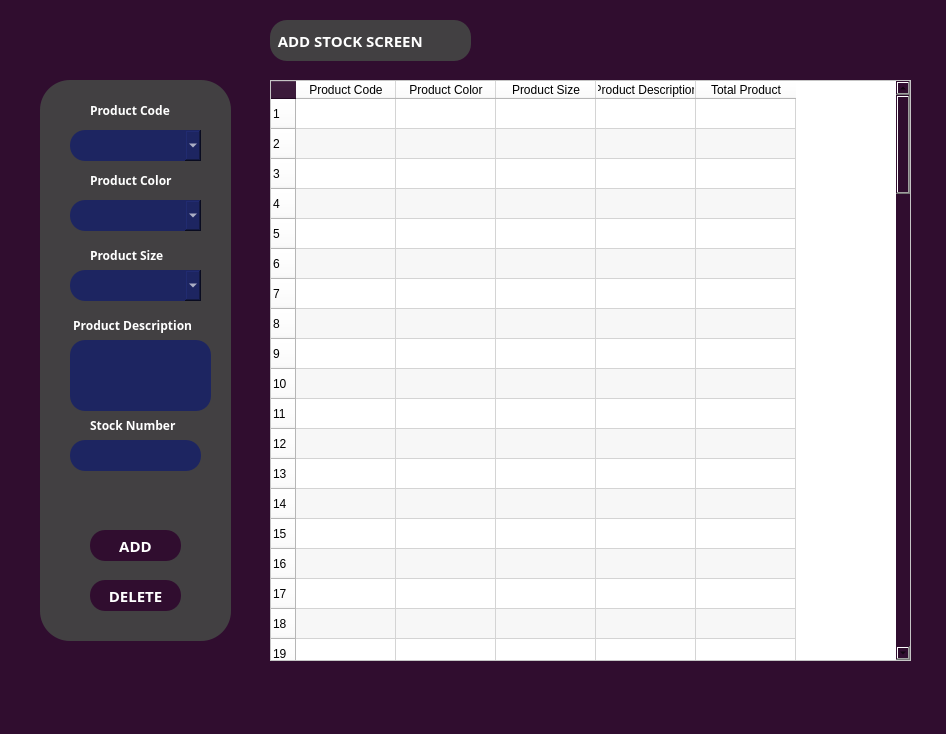
<?xml version="1.0" encoding="UTF-8"?>
<ui version="4.0">
 <class>MainWindow</class>
 <widget class="QMainWindow" name="MainWindow">
  <property name="geometry">
   <rect>
    <x>0</x>
    <y>0</y>
    <width>946</width>
    <height>734</height>
   </rect>
  </property>
  <property name="windowTitle">
   <string>StokEkranı</string>
  </property>
  <property name="styleSheet">
   <string notr="true">background-color: rgb(48, 13, 47);</string>
  </property>
  <widget class="QWidget" name="centralwidget">
   <widget class="QTableWidget" name="tableWidget">
    <property name="geometry">
     <rect>
      <x>270</x>
      <y>80</y>
      <width>641</width>
      <height>581</height>
     </rect>
    </property>
    <property name="sizePolicy">
     <sizepolicy hsizetype="Preferred" vsizetype="Preferred">
      <horstretch>0</horstretch>
      <verstretch>0</verstretch>
     </sizepolicy>
    </property>
    <property name="maximumSize">
     <size>
      <width>16777215</width>
      <height>16777215</height>
     </size>
    </property>
    <property name="styleSheet">
     <string notr="true">background-color: rgb(255, 255, 255);</string>
    </property>
    <property name="alternatingRowColors">
     <bool>true</bool>
    </property>
    <property name="rowCount">
     <number>100</number>
    </property>
    <property name="columnCount">
     <number>5</number>
    </property>
    <row/>
    <row/>
    <row/>
    <row/>
    <row/>
    <row/>
    <row/>
    <row/>
    <row/>
    <row/>
    <row/>
    <row/>
    <row/>
    <row/>
    <row/>
    <row/>
    <row/>
    <row/>
    <row/>
    <row/>
    <row/>
    <row/>
    <row/>
    <row/>
    <row/>
    <row/>
    <row/>
    <row/>
    <row/>
    <row/>
    <row/>
    <row/>
    <row/>
    <row/>
    <row/>
    <row/>
    <row/>
    <row/>
    <row/>
    <row/>
    <row/>
    <row/>
    <row/>
    <row/>
    <row/>
    <row/>
    <row/>
    <row/>
    <row/>
    <row/>
    <row/>
    <row/>
    <row/>
    <row/>
    <row/>
    <row/>
    <row/>
    <row/>
    <row/>
    <row/>
    <row/>
    <row/>
    <row/>
    <row/>
    <row/>
    <row/>
    <row/>
    <row/>
    <row/>
    <row/>
    <row/>
    <row/>
    <row/>
    <row/>
    <row/>
    <row/>
    <row/>
    <row/>
    <row/>
    <row/>
    <row/>
    <row/>
    <row/>
    <row/>
    <row/>
    <row/>
    <row/>
    <row/>
    <row/>
    <row/>
    <row/>
    <row/>
    <row/>
    <row/>
    <row/>
    <row/>
    <row/>
    <row/>
    <row/>
    <row/>
    <column>
     <property name="text">
      <string>Product Code</string>
     </property>
    </column>
    <column>
     <property name="text">
      <string>Product Color</string>
     </property>
    </column>
    <column>
     <property name="text">
      <string>Product Size</string>
     </property>
    </column>
    <column>
     <property name="text">
      <string>Product Description</string>
     </property>
    </column>
    <column>
     <property name="text">
      <string>Total Product</string>
     </property>
    </column>
   </widget>
   <widget class="QGroupBox" name="groupBox_2">
    <property name="geometry">
     <rect>
      <x>40</x>
      <y>80</y>
      <width>191</width>
      <height>561</height>
     </rect>
    </property>
    <property name="styleSheet">
     <string notr="true">background-color:rgb(66, 64, 66);border-radius:30px</string>
    </property>
    <property name="title">
     <string/>
    </property>
    <widget class="QLabel" name="label_5">
     <property name="geometry">
      <rect>
       <x>50</x>
       <y>20</y>
       <width>111</width>
       <height>21</height>
      </rect>
     </property>
     <property name="font">
      <font>
       <family>Segoe Script</family>
       <pointsize>9</pointsize>
       <weight>75</weight>
       <bold>true</bold>
      </font>
     </property>
     <property name="styleSheet">
      <string notr="true">color:white;
background-color:rgb(66, 64, 66);</string>
     </property>
     <property name="text">
      <string>Product Code</string>
     </property>
    </widget>
    <widget class="QLabel" name="label_6">
     <property name="geometry">
      <rect>
       <x>50</x>
       <y>90</y>
       <width>91</width>
       <height>21</height>
      </rect>
     </property>
     <property name="font">
      <font>
       <family>Segoe Script</family>
       <pointsize>9</pointsize>
       <weight>75</weight>
       <bold>true</bold>
      </font>
     </property>
     <property name="styleSheet">
      <string notr="true">color:white;
background-color:rgb(66, 64, 66);</string>
     </property>
     <property name="text">
      <string>Product Color</string>
     </property>
    </widget>
    <widget class="QLabel" name="label_13">
     <property name="geometry">
      <rect>
       <x>50</x>
       <y>160</y>
       <width>81</width>
       <height>31</height>
      </rect>
     </property>
     <property name="font">
      <font>
       <family>Segoe Script</family>
       <pointsize>9</pointsize>
       <weight>75</weight>
       <bold>true</bold>
      </font>
     </property>
     <property name="styleSheet">
      <string notr="true">color:white;
background-color:rgb(66, 64, 66);</string>
     </property>
     <property name="text">
      <string>Product Size</string>
     </property>
    </widget>
    <widget class="QLabel" name="label_14">
     <property name="geometry">
      <rect>
       <x>30</x>
       <y>230</y>
       <width>141</width>
       <height>31</height>
      </rect>
     </property>
     <property name="font">
      <font>
       <family>Segoe Script</family>
       <pointsize>9</pointsize>
       <weight>75</weight>
       <bold>true</bold>
      </font>
     </property>
     <property name="styleSheet">
      <string notr="true">color:white;
background-color:rgb(66, 64, 66);</string>
     </property>
     <property name="text">
      <string> Product Description</string>
     </property>
    </widget>
    <widget class="QPushButton" name="pBEkle">
     <property name="geometry">
      <rect>
       <x>50</x>
       <y>450</y>
       <width>91</width>
       <height>31</height>
      </rect>
     </property>
     <property name="font">
      <font>
       <family>Segoe Print</family>
       <pointsize>11</pointsize>
       <weight>75</weight>
       <bold>true</bold>
      </font>
     </property>
     <property name="styleSheet">
      <string notr="true">QPushButton{color:white;border:none;border-radius:15px;}
QPushButton{background-color: rgb(48, 13, 47);}
QPushButton::hover{background-color:black;}</string>
     </property>
     <property name="text">
      <string>ADD</string>
     </property>
    </widget>
    <widget class="QLabel" name="label_7">
     <property name="geometry">
      <rect>
       <x>50</x>
       <y>330</y>
       <width>101</width>
       <height>31</height>
      </rect>
     </property>
     <property name="font">
      <font>
       <family>Segoe Script</family>
       <pointsize>9</pointsize>
       <weight>75</weight>
       <bold>true</bold>
      </font>
     </property>
     <property name="styleSheet">
      <string notr="true">color:white;
background-color:rgb(66, 64, 66);</string>
     </property>
     <property name="text">
      <string>Stock Number</string>
     </property>
    </widget>
    <widget class="QLineEdit" name="lnstokSayi">
     <property name="geometry">
      <rect>
       <x>30</x>
       <y>360</y>
       <width>131</width>
       <height>31</height>
      </rect>
     </property>
     <property name="styleSheet">
      <string notr="true">background-color:rgb(29,37,97);border:none;border-radius:15px;color:white;padding-left:10px;padding-right:10px;
</string>
     </property>
     <property name="text">
      <string/>
     </property>
    </widget>
    <widget class="QPushButton" name="pBSil">
     <property name="geometry">
      <rect>
       <x>50</x>
       <y>500</y>
       <width>91</width>
       <height>31</height>
      </rect>
     </property>
     <property name="font">
      <font>
       <family>Segoe Print</family>
       <pointsize>11</pointsize>
       <weight>75</weight>
       <bold>true</bold>
      </font>
     </property>
     <property name="styleSheet">
      <string notr="true">QPushButton{color:white;border:none;border-radius:15px;}
QPushButton{background-color: rgb(48, 13, 47);}
QPushButton::hover{background-color:black;}</string>
     </property>
     <property name="text">
      <string>DELETE</string>
     </property>
    </widget>
    <widget class="QComboBox" name="cmStokRenk">
     <property name="geometry">
      <rect>
       <x>30</x>
       <y>120</y>
       <width>131</width>
       <height>31</height>
      </rect>
     </property>
     <property name="styleSheet">
      <string notr="true">background-color:rgb(29,37,97);border:none;border-radius:15px;color:white;padding-left:10px;padding-right:10px;</string>
     </property>
     <property name="currentIndex">
      <number>-1</number>
     </property>
     <item>
      <property name="text">
       <string>Mix White Tik</string>
      </property>
     </item>
     <item>
      <property name="text">
       <string>White Tik</string>
      </property>
     </item>
     <item>
      <property name="text">
       <string>Mix Argento</string>
      </property>
     </item>
     <item>
      <property name="text">
       <string>Argento</string>
      </property>
     </item>
     <item>
      <property name="text">
       <string>Light Oak</string>
      </property>
     </item>
     <item>
      <property name="text">
       <string>Textured White</string>
      </property>
     </item>
     <item>
      <property name="text">
       <string>Oregon Walnut</string>
      </property>
     </item>
     <item>
      <property name="text">
       <string>Drak Walnut</string>
      </property>
     </item>
     <item>
      <property name="text">
       <string>Maple</string>
      </property>
     </item>
    </widget>
    <widget class="QComboBox" name="cmStokolcu">
     <property name="geometry">
      <rect>
       <x>30</x>
       <y>190</y>
       <width>131</width>
       <height>31</height>
      </rect>
     </property>
     <property name="styleSheet">
      <string notr="true">background-color:rgb(29,37,97);border:none;border-radius:15px;color:white;padding-left:10px;padding-right:10px;</string>
     </property>
     <property name="currentIndex">
      <number>-1</number>
     </property>
     <item>
      <property name="text">
       <string>90</string>
      </property>
     </item>
     <item>
      <property name="text">
       <string>80</string>
      </property>
     </item>
     <item>
      <property name="text">
       <string>70</string>
      </property>
     </item>
    </widget>
    <widget class="QComboBox" name="cmStokkod">
     <property name="geometry">
      <rect>
       <x>30</x>
       <y>50</y>
       <width>131</width>
       <height>31</height>
      </rect>
     </property>
     <property name="styleSheet">
      <string notr="true">background-color:rgb(29,37,97);border:none;border-radius:15px;color:white;padding-left:10px;padding-right:10px;</string>
     </property>
     <property name="currentIndex">
      <number>-1</number>
     </property>
     <item>
      <property name="text">
       <string>300</string>
      </property>
     </item>
     <item>
      <property name="text">
       <string>301</string>
      </property>
     </item>
     <item>
      <property name="text">
       <string>302</string>
      </property>
     </item>
     <item>
      <property name="text">
       <string>303</string>
      </property>
     </item>
     <item>
      <property name="text">
       <string>304</string>
      </property>
     </item>
     <item>
      <property name="text">
       <string>305</string>
      </property>
     </item>
     <item>
      <property name="text">
       <string>306</string>
      </property>
     </item>
     <item>
      <property name="text">
       <string>307</string>
      </property>
     </item>
     <item>
      <property name="text">
       <string>308</string>
      </property>
     </item>
     <item>
      <property name="text">
       <string>309</string>
      </property>
     </item>
     <item>
      <property name="text">
       <string>310</string>
      </property>
     </item>
     <item>
      <property name="text">
       <string>311</string>
      </property>
     </item>
     <item>
      <property name="text">
       <string>312</string>
      </property>
     </item>
     <item>
      <property name="text">
       <string>313</string>
      </property>
     </item>
     <item>
      <property name="text">
       <string>314</string>
      </property>
     </item>
    </widget>
    <widget class="QTextEdit" name="textEditS_aciklama">
     <property name="geometry">
      <rect>
       <x>30</x>
       <y>260</y>
       <width>141</width>
       <height>71</height>
      </rect>
     </property>
     <property name="styleSheet">
      <string notr="true">background-color:rgb(29,37,97);border:none;border-radius:15px;color:white;padding-left:10px;padding-right:10px;
</string>
     </property>
    </widget>
   </widget>
   <widget class="QLabel" name="label_2">
    <property name="geometry">
     <rect>
      <x>270</x>
      <y>20</y>
      <width>201</width>
      <height>41</height>
     </rect>
    </property>
    <property name="font">
     <font>
      <family>Segoe Script</family>
      <pointsize>11</pointsize>
      <weight>75</weight>
      <bold>true</bold>
     </font>
    </property>
    <property name="styleSheet">
     <string notr="true">color:white;
background-color:rgb(66, 64, 66);
border-radius:17px</string>
    </property>
    <property name="text">
     <string>  ADD STOCK SCREEN</string>
    </property>
   </widget>
  </widget>
  <widget class="QMenuBar" name="menubar">
   <property name="geometry">
    <rect>
     <x>0</x>
     <y>0</y>
     <width>946</width>
     <height>21</height>
    </rect>
   </property>
  </widget>
  <widget class="QStatusBar" name="statusbar"/>
 </widget>
 <resources/>
 <connections/>
</ui>
